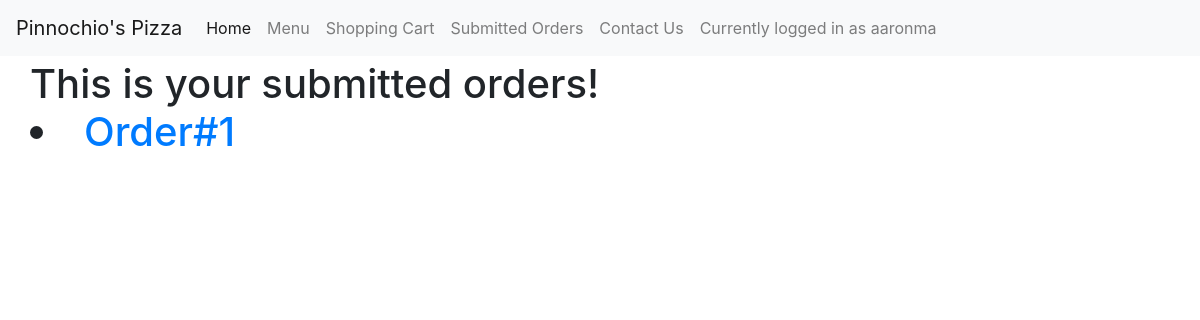
Page /orders (signed in) on the earlier database version.
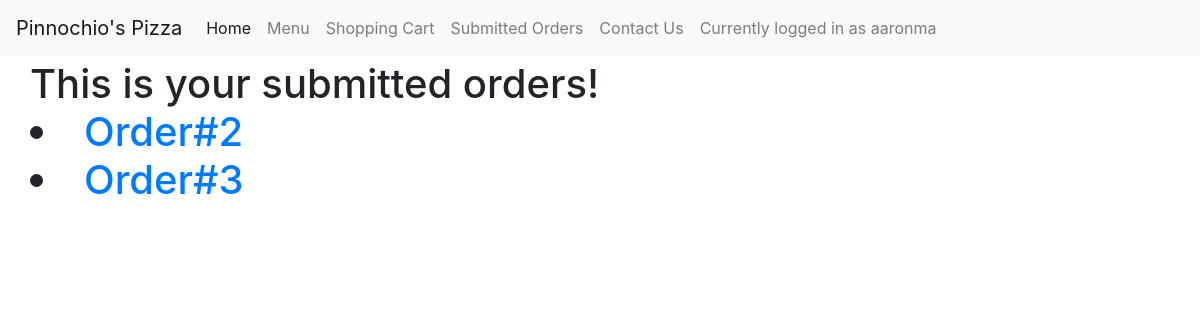
Same page on the later database version.
### orders/models.py (models this page shows)
class Order(models.Model):
    user = models.ForeignKey(User, on_delete=models.CASCADE, related_name="User")
    orderdetails = models.ManyToManyField(Food, through = 'OrderDetail')
    def __str__(self):
        return f"Order#{self.id}"

### orders/views.py (the view)
# urls.py: path("orders", views.orders, name="orders"),
def orders(request):
    context = {
        "page_text": "This is your submitted orders!",
        "orders": Order.objects.filter(user__exact = request.user.id)
    }
    return render(request, "orders/orders.html", context)

### orders/templates/orders/orders.html (shortened to what this page needs)
{% extends "orders/base.html" %}
{% block body %}
  <h1 class= "main">
    {{ page_text }}
    {% for order in orders %}
      <li><a href="{% url 'order_details' order.id %}"> {{order}} </a></li>
    {% empty %}
      <li>No orders</li>
    {% endfor %}
  </h1>
{% endblock %}

### orders/templates/orders/base.html (shortened to what this page needs)
{% load static %}
<!DOCTYPE html>
<html>
    <head>
        <link rel="stylesheet" href="https://maxcdn.bootstrapcdn.com/bootstrap/4.0.0-beta.3/css/bootstrap.min.css">
    </head>
    <body>
                    <nav class="navbar navbar-expand-lg navbar-light bg-light fixed-top">
                        <a class="navbar-brand" href="{% url 'index'%}">Pinnochio's Pizza</a>
                        <div class="collapse navbar-collapse" id="navbarNav">
                          <ul class="navbar-nav">
                            <li class="nav-item active">
                              <a class="nav-link" href="{% url 'index'%}">Home<span class="sr-only">(current)</span></a>
                            </li>
                            <li class="nav-item">
                              <a class="nav-link" href="{% url 'menu'%}">Menu</a>
                            </li>
                            <li class="nav-item">
                              <a class="nav-link" href="{% url 'cart'%}">Shopping Cart</a>
                            </li>
                            <li class="nav-item">
                              <a class="nav-link" href="{% url 'orders'%}">Submitted Orders</a>
                            </li>
                            <li class="nav-item">
                              <a class="nav-link" href="{% url 'contact'%}">Contact Us</a>
                            </li>
                            <li class="nav-item">
                            {% if user.username%}
                              <a class = "nav-link my-2 my-lg-0"> Currently logged in as {{user.username}}</a>
                            {% endif %}
                            </li>
                          </ul>
                        </div>
                    </nav>
        {% block body %}
        {% endblock %}
    </body>
</html>

### orders/templates/orders/base.html (style rules this page uses)
.main { padding: 30px; margin-top: 30px; }

Differences in the rows shown:
removed Order: id "Order#1"
added Order: id "Order#2"
added Order: id "Order#3"
